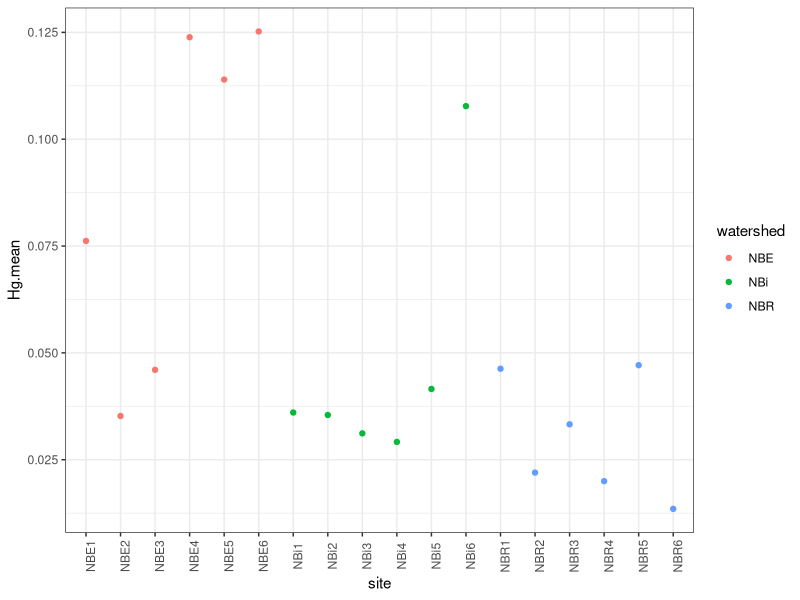
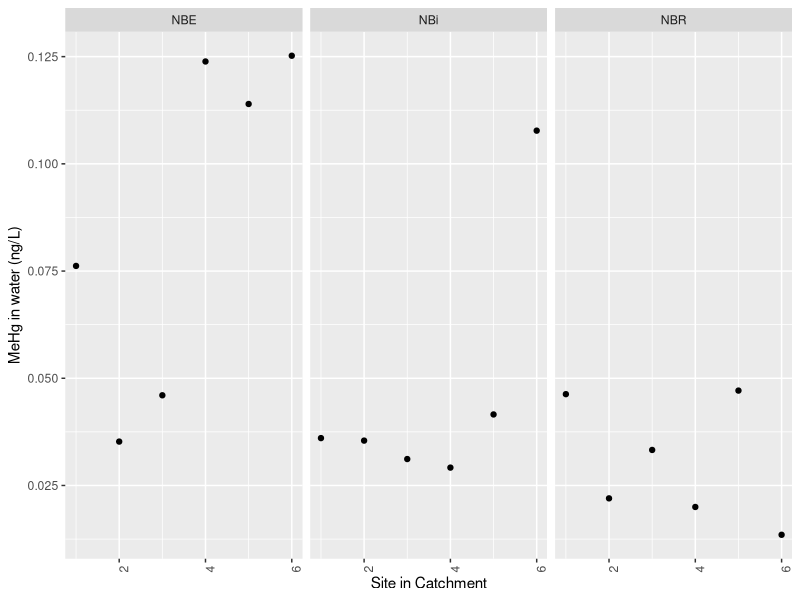
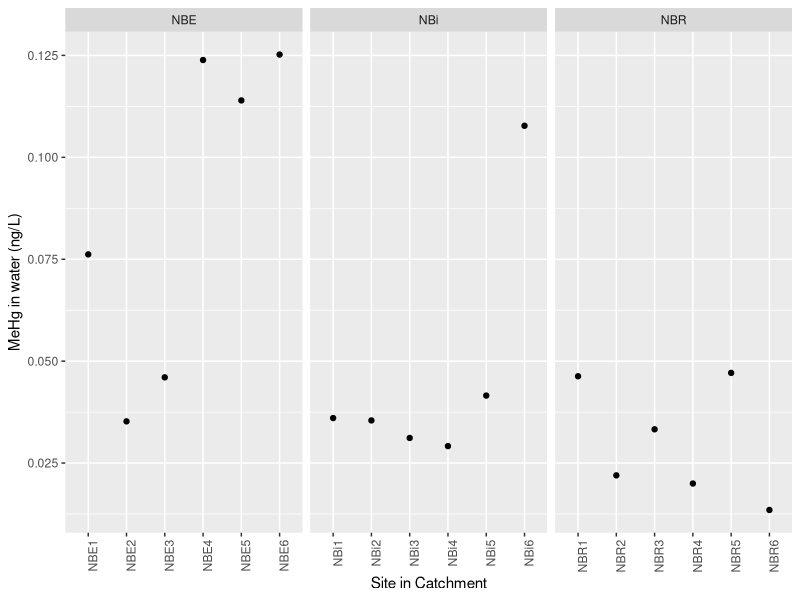
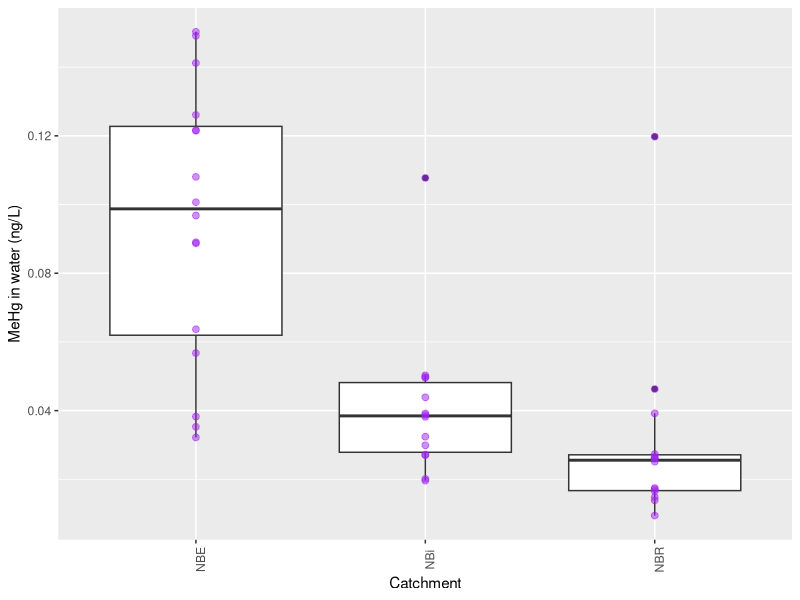
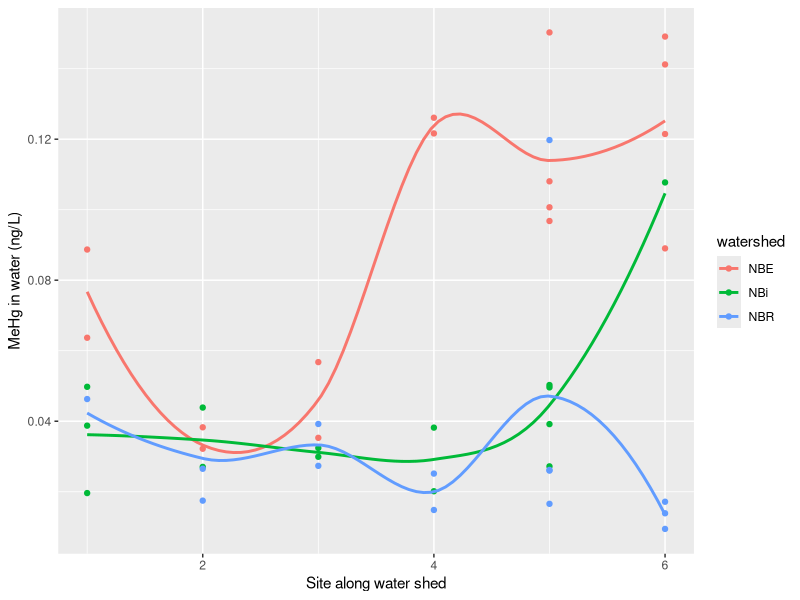
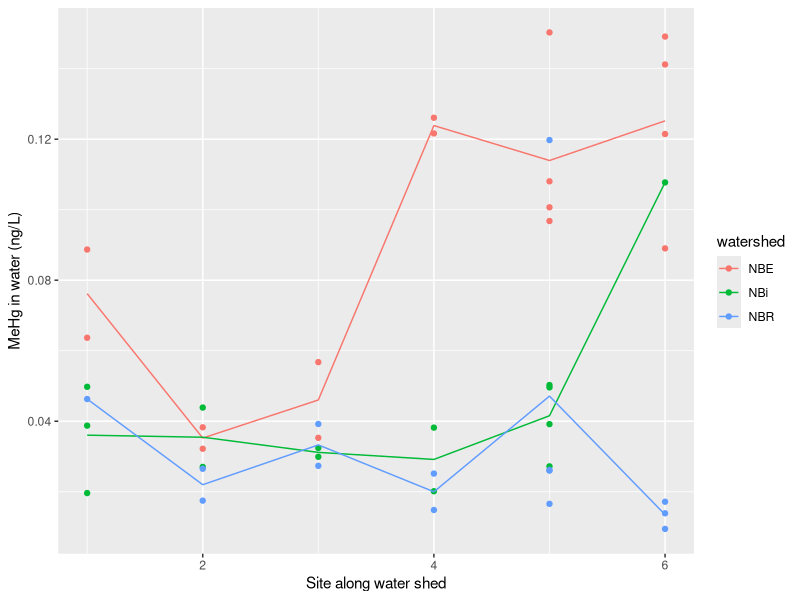
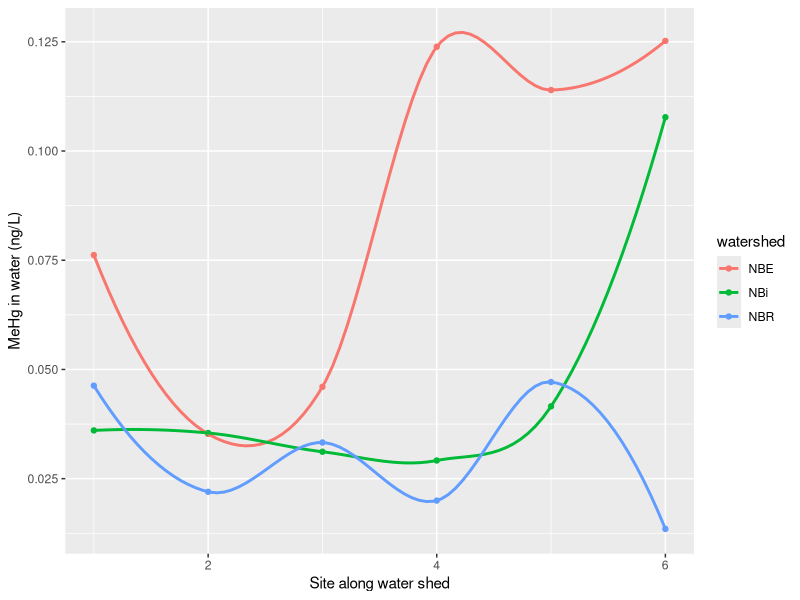

R code for these plots, in order:
#################
#EcoStats 708
#Assignment 3
#Lauren Negrazis 
#################

#Plotting MeHg in water samples taken from New Brunswick
#seeing if there are any patterns between the three different catchments that have undergone three different forestry practices 
#NBi being most intensely forested, NBE being moderate and NBR being the minimally harvested

library(dplyr)
library(readr)
library(dplyr)
library(ggplot2)
library(stringr)


water <- read.csv ("NB-MeHg-Results-UofT2018.csv")
## BMB: consider whether you want read_csv() or read.csv()
str(water)

#filtering out the results that were too low to be give confident results 
water2 <- water %>% filter(MeHg > 0.007)

###############
#Looking at the average mean of MeHg in each site since duplicates were taken in some sites
#############
aveMeHg <- water2 %>%
    group_by(site) %>%
    summarise(Hg.mean=mean(MeHg)) %>%
    ## BMB: this should do what you want?
    mutate(site.no=parse_number(str_extract(site,"\\d")),
           watershed=str_remove(site,"\\d"))

## head(aveMeHg)
## #adding watershed column to this data frame, I know this isn't the best option, but it works 
## aveMeHg$watershed1 <-str_extract(aveMeHg$site, "NBE")
## aveMeHg$watershed2 <-str_extract(aveMeHg$site, "NBR")
## aveMeHg$watershed3 <-str_extract(aveMeHg$site, "NBi")

## aveMeHg2 <- (aveMeHg
##     %>% mutate(watershed = coalesce(watershed1, watershed2, watershed3))
##     %>% select(watershed, site, Hg.mean)
## )

## aveMeHg2$site.no <-str_extract_all(aveMeHg2$site, "\\d")
## #site.no made chars, converting them to numbers
## aveMeHg2$site.no <- as.numeric(as.character(aveMeHg2$site.no))
## #head(aveMeHg2) just checking they got changed 

aveMeHg2 <- aveMeHg

#plotting the averages of the sites and colour coding by watershed
ggplot(aveMeHg2, aes(x=site, y=Hg.mean, colour=watershed))+
  geom_point() +
  theme_bw()+
  theme(axis.text.x=element_text(angle=90))

## BMB: nice. How about (1) confidence intervals, (2) flipping x/y axes?
###############
#using facet wrap to separate the watersheds and compare the different sites 
#################
gg2 <- ggplot(aveMeHg2,aes(x=site.no,y=Hg.mean))+
  geom_point()+
  labs(x="Site in Catchment",y="MeHg in water (ng/L)")+
  theme(axis.text.x=element_text(angle=90))+
    facet_wrap(~watershed)
print(gg2)
##How can I keep the site names within the watersheds? If I set x=site then all the sites show up in each watershed

## I think you want scales="free_x" in facet_wrap()
ggplot(aveMeHg2,aes(x=site,y=Hg.mean))+
  geom_point()+
  labs(x="Site in Catchment",y="MeHg in water (ng/L)")+
  theme(axis.text.x=element_text(angle=90))+
    facet_wrap(~watershed,scales="free_x")



#################
#showing boxplots for the catchment overall MeHg
#this will let me see which site has the highest average MeHg, expecting it to be NBi
#################
ggplot(water2,aes(x=watershed,y=MeHg))+
  geom_boxplot()+
  geom_point(size=2, colour= "purple", alpha=0.5)+
  labs(x="Catchment",y="MeHg in water (ng/L)")+
  theme(axis.text.x=element_text(angle=90))
#this plot above is interesting, the most heavily forested site (NBi), does not contain the highest average level of MeHg

#######
#overlaying the mean MeHg for each site by catchment on one graph using lines to compare the MeHg trend as we go from headwater (1) to downstream (6)
########
#I use the values that weren't averaged so we could see more points on the plot
ggplot(water2,aes(x=site.no,y=MeHg, colour=watershed))+
  labs(x="Site along water shed",y="MeHg in water (ng/L)")+
  geom_point()+
    geom_smooth(aes(y=MeHg),se=FALSE)

## BMB: I might prefer this: plot a line through the averages for each value
ggplot(water2,aes(x=site.no,y=MeHg, colour=watershed))+
    labs(x="Site along water shed",y="MeHg in water (ng/L)")+
    geom_point()+
    stat_summary(fun.y=mean,geom="line")

#this uses the average data there are fewer points and the trends are bigger, but it spits out a lot of warning messages 
ggplot(aveMeHg2,aes(x=site.no,y=Hg.mean, colour=watershed))+
  labs(x="Site along water shed",y="MeHg in water (ng/L)")+
  geom_point()+
  geom_smooth(aes(y=Hg.mean),se=FALSE)
## BMB: that's because it can't do a smooth sensibly with so few points.
##  I would strongly prefer geom_line

## score: 2
##  you did say some things about the _scientific_ rationale for your plots, but what about the _graphical_ rationale? (e.g. points vs boxplots, same vs separate facets) - did you consider flipping axes instead of rotating axis labels?



